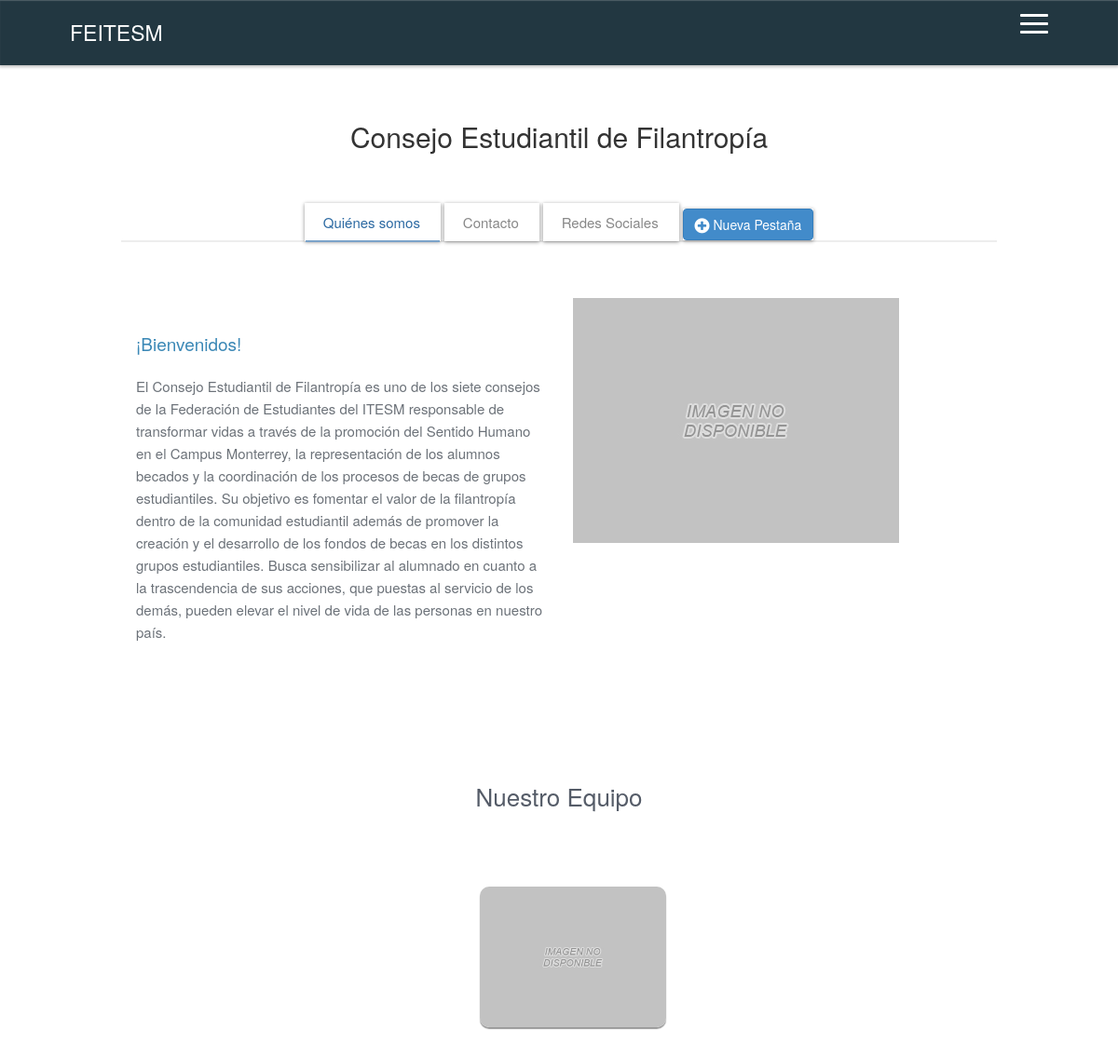
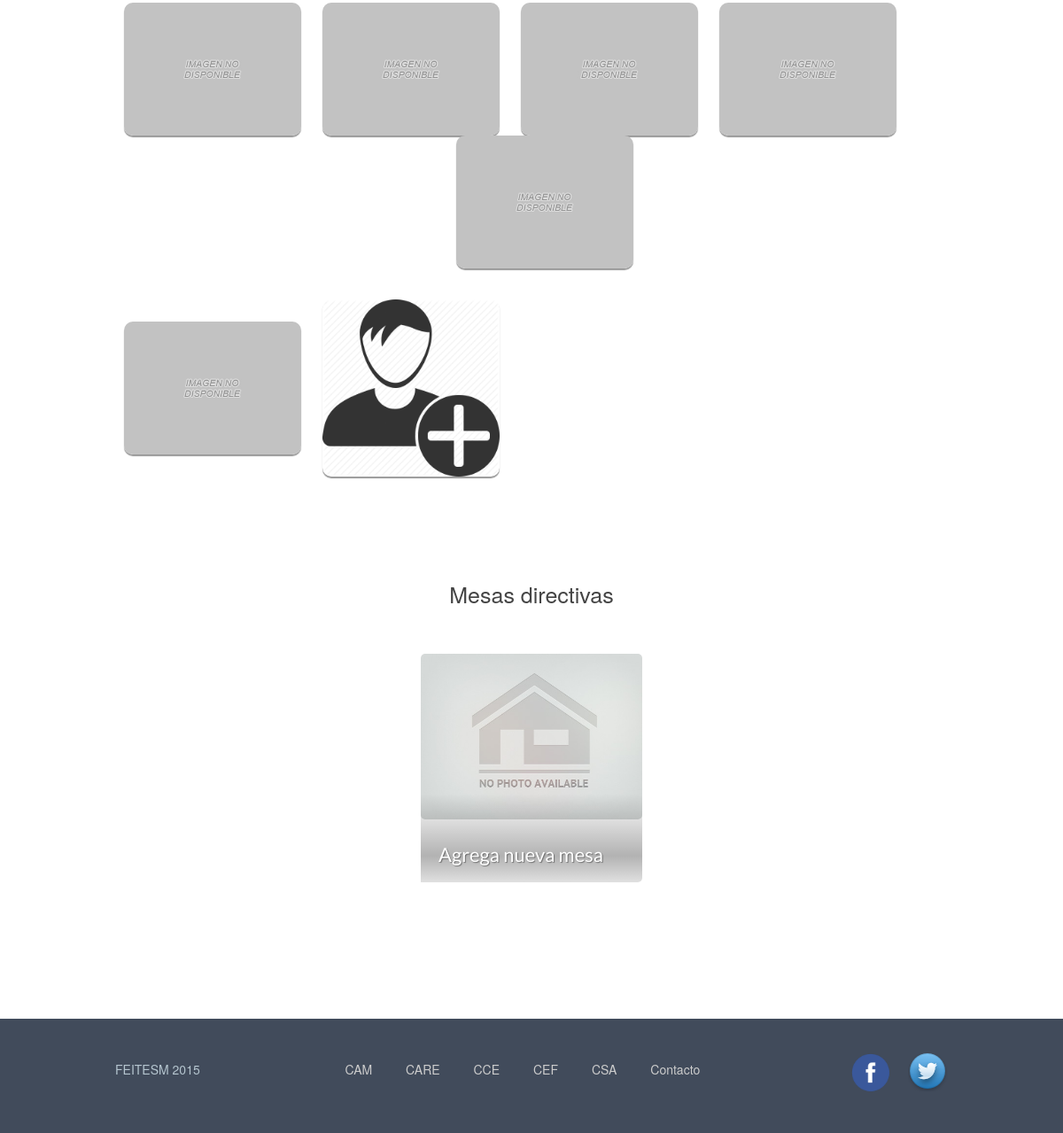
Page /CEF/cef.php on the committed database (2 pictures, top to bottom).
### tables this page shows
CREATE TABLE IF NOT EXISTS `organizacion` (
  `id_org` int(11) NOT NULL AUTO_INCREMENT,
  `siglas` varchar(30) NOT NULL,
  `nombre` varchar(100) NOT NULL,
  `descripcion` varchar(600) NOT NULL,
  `email_contacto` varchar(50) DEFAULT NULL,
  `logo_url` varchar(255) NOT NULL DEFAULT 'images\\organizaciones\\default.jpg',
  `facebook` varchar(255) DEFAULT NULL,
  `twitter` varchar(255) DEFAULT NULL,
  `instagram` varchar(255) DEFAULT NULL,
  `id_org_padre` int(11) DEFAULT NULL,
  PRIMARY KEY (`id_org`),
  UNIQUE KEY `siglas` (`siglas`)
);

CREATE TABLE IF NOT EXISTS `informacion` (
  `id_inf` int(11) NOT NULL AUTO_INCREMENT,
  `id_org` int(11) NOT NULL,
  `tabla_titulo` varchar(60) NOT NULL DEFAULT 'Nueva Tab',
  `titulo` varchar(50) DEFAULT 'Titulo',
  `contenido` varchar(1200) DEFAULT 'Contenido',
  `img_url` varchar(255) DEFAULT '/feitesm-website/images/default.jpg',
  `contacto` tinyint(1) NOT NULL,
  `redes` tinyint(1) NOT NULL,
  PRIMARY KEY (`id_inf`),
  KEY `org_deletion` (`id_org`)
);

CREATE TABLE IF NOT EXISTS `integrantes` (
  `id_int` int(11) NOT NULL AUTO_INCREMENT,
  `id_org` int(11) NOT NULL,
  `nombres` varchar(60) NOT NULL,
  `apellido_p` varchar(60) NOT NULL,
  `apellido_m` varchar(60) DEFAULT '',
  `cargo` varchar(255) DEFAULT NULL,
  `img_url` varchar(255) NOT NULL DEFAULT 'images\\personas\\default.png',
  PRIMARY KEY (`id_int`),
  KEY `Eliminar Integrantes` (`id_org`)
);

### classes/Database.php (called while the page is built, shortened)
<?php
class Database
{
	protected $mysqli;
	public function __construct()
	{
		$server = 'localhost';
		$user = 'root';
		$password = '';
		$databaseName = 'feitesm_website_db';
		$this->mysqli = new mysqli($server,$user,$password,$databaseName);
		mysqli_set_charset($this->mysqli,"utf8");
	}
	public function query($sql)
	{
		$sql2 = str_replace("\\","/",$sql);
		return $this->mysqli->query($sql2);
	}
	public function select($what,$from,$where)
	{
		$sql = "
			SELECT {$what}
			FROM {$from}
			WHERE {$where}
		";
		return $this->query($sql);
	}
}

### classes/Resources_Manager.php (called while the page is built, shortened)
<?php
class Resources_Manager
{
	protected $db;
	public function __construct(Database $db = null){
		$this->db = $db;
	}
	public function getOrgID($orgSign)
	{
		$what = "id_org";
		$from = "organizacion";
		$where = "siglas = '{$orgSign}'";
		$return = $this->db->select($what,$from,$where);
		if ($return) {
			$return = $return->fetch_assoc();
			return $return["id_org"];
		}
		return null;
	}
	public function getTabsInfo($orgSign)
	{
		$id_org = $this->getOrgID($orgSign);
		$what = "*";
		$from = "informacion";
		$where = "id_org = '{$id_org}'";
		return $this->db->select($what,$from,$where);
	}
	public function getStaffInfo($orgSign)
	{
		$id_org = $this->getOrgID($orgSign);
		$what = "*";
		$from = "integrantes";
		$where = "id_org = '{$id_org}'";
		return $this->db->select($what,$from,$where);
	}
	public function getOrgInfo($orgSign){
		$id_org = $this->getOrgID($orgSign);
		$what = "*";
		$from = "organizacion";
		$where = "id_org = '{$id_org}'";
		return $this->db->select($what,$from,$where)->fetch_assoc();
	}
	public function getOrgChilds($orgSign){
		$id_org = $this->getOrgID($orgSign);
		$what = "*";
		$from = "organizacion";
		$where = "id_org_padre = '{$id_org}'";
		return $this->db->select($what,$from,$where);
	}
}
?>

### classes/Google_Auth.php (called while the page is built, shortened)
<?php
class Google_Auth
{
	public function __construct(Database $db = null, Google_Client $googleClient = null)
	{
		$this->client = $googleClient;
	}
	public function isLoggedIn()
	{
		return true;
	}
}

### CEF/cef.php (the view, shortened to what this page needs)
<?php
	$db = new Database;
	$googleClient = new Google_Client();
	$auth = new Google_Auth($db,$googleClient);
	$client = new Resources_Manager(new Database);
	$orgSign = "cef";
	$thisOrg = $client->getOrgInfo($orgSign);
?>
<!DOCTYPE html>
<html>
<head>
	<link rel="stylesheet" type="text/css" href="../css/compiled/theme.css">
	<link rel="stylesheet" type="text/css" href="../css/vendor/font-awesome.css">
	<link rel="stylesheet" type="text/css" href="../css/vendor/animate.css">
	<link rel="stylesheet" type="text/css" href="../css/app.css">
</head>
<body id="features" >
	<div class="st-container">
		<?php include (__ROOT__.'/nav.php'); ?>
		<div class="st-pusher">
			<div class="st-content">
				<header class="navbar navbar-inverse normal" role="banner">
					<?php include (__ROOT__.'/header.php'); ?>
				</header>
				<div id="tabs">
					<div class="container">
						<div class="row header">
							<h2><?= $thisOrg['nombre'] ?></h2>
						</div>
						<?php
							$tabsInfo = $client->getTabsInfo($orgSign);
							if($tabsInfo->num_rows > 0 || $auth->isLoggedIn()) :
						?>
						<div class="row">
							<div class="col-md-12 tabs-wrapper">
								<ul class="nav nav-tabs">
									<?php
										while($row = $tabsInfo->fetch_assoc()):
									?>
									<li>
										<a class="tab_element" href="#Tab-<?=$row["id_inf"]?>" data-toggle="tab"> <?=$row["tabla_titulo"]?></a>
									</li>
									<?php
										endwhile;
										if($auth->isLoggedIn()):
									?>
									<li id="newTabButton">
											<button class="btn btn-large btn-primary" onclick="agregarTab()">
												<i class="fa fa-plus-circle fa-lg fa-align-center"></i>
												Nueva Pestaña
											</button>
										</li>
									<?php endif; ?>
								</ul>
								<div class="tab-content">
									<?php
										$tabsInfo = $client->getTabsInfo($orgSign);
										while($row = $tabsInfo->fetch_assoc()):
											if($row['contacto'] == 1):
									?>
									<div class="tab-pane fade" id="Tab-<?=$row["id_inf"]?>">
										<div class="col-md-12 message">
											<div id="contact-us">
												<div id="info-contact">
													<form role="form" id="contact-form" method="post" action="../php/secure_email_code.php">
														<div hidden>
															<p class="contacto">1</p>
															<p class="redes">0</p>
														</div>
														<div class="form-group">
															<label for="name">Nombre</label>
															<input type="text" name="name" class="form-control" id="name" />
															<input type="hidden" name= "to" id="to" value="<?= $thisOrg['email_contacto']?>"/>
															<input type="hidden" name= "pathRedireccion" id="to" value="/CEF/cef.php"/>
														</div>
														<div class="form-group">
															<label for="email">Correo electr&oacute;nico</label>
															<input type="email" name="email" class="form-control" id="email" />
														</div>
														<div class="form-group">
															<label for="subject">Asunto</label>
															<input type="text" name="subject" class="form-control" id="subject" />
														</div>
														<div class="form-group">
															<label for="message">Tu mensaje</label>
															<textarea name="message" class="form-control" id="message" rows="6"></textarea>
														</div>
														<div class="submit">
															<input type="submit" class="button button-small" value="Enviar" />
														</div>
													</form>
												</div>
											</div>
										</div>
									</div>
									<?php elseif($row['redes'] == 1):?>
									<div class="tab-pane fade in" id="Tab-<?=$row["id_inf"]?>">
										<div hidden>
											<p class="contacto">0</p>
											<p class="redes">1</p>
										</div>
										<div class="col-md-6 info">
											<h4>Redes sociales</h4>
											<p><span>Facebook:</span>
											<a href="<?= $thisOrg['facebook'] ?>" target="_blank">
												cefmty
											</a></p>
											<p><span>Instagram:</span>
											<a href="<?= $thisOrg['instagram'] ?>" target="_blank">
												cef_mty
											</a></p>
										</div>
										<div class="col-md-6 image">
											<img src="<?= $row["img_url"]?>" class="img-responsive" style="position: relative;top: 15px;" alt="picture3" />
										</div>
									</div>
									<?php else: ?>
									<div class="tab-pane fade in" id="Tab-<?=$row["id_inf"]?>">
										<div class="col-md-6 info">
											<h4 class ="titulo"><?=$row["titulo"]?></h4>
											<p class="contenido"><?=$row["contenido"]?></p>
										</div>
										<div class="col-md-6 image">
											<img src="<?=$row["img_url"]?>" class="img-responsive " alt="Foto" >
										</div>
									</div>
									<?php
										endif; endwhile;
									?>
								</div>
							</div>
						</div>
						<?php endif; ?>
					</div>
				</div>
				<?php
					$staffInfo = $client->getStaffInfo($orgSign);
					if($staffInfo->num_rows > 0 || $auth->isLoggedIn()):
						$cont = 0;
				?>
		  		<div class="container boxText">
		  			<div class="row header">
		  				<h3>Nuestro Equipo</h3>
		  			</div>
					<div id="about-us">
						<div id="info">
							<div class="container">
								<div class="row team">
									<?php
										while($row = $staffInfo->fetch_assoc()):
											if($cont == 0):
									?>
									<div class="col-md-12 team-row">
									<?php	endif; ?>
										<img rowN="<?=$cont?>" src="<?=$row['img_url']?>" data-toggle="tooltip" title="<?=$row['nombres']?> <?=$row['apellido_p']?> - <?=$row['cargo']?>" alt="<?=$row['cargo']?>"  />
									<?php	if($cont == 0): ?>
											</div>
									<?php
											endif;
										$cont = ($cont + 1) % 4;
										endwhile;
										if($auth->isLoggedIn()):
									?>
										<img rowN="<?=$cont?>" src="../images/personas/add.png" data-toggle="tooltip" title="Agrega nuevo integrante" alt="addNew"  />
									<?php
										endif;
									?>
								</div>
							</div>
						</div>
					</div>
				</div>
				<?php endif ?>
				<?php
					$orgInfo = $client->getOrgChilds($orgSign);
					if($orgInfo->num_rows > 0 || $auth->isLoggedIn()):
				?>
				<div id="showcase">
					<div class="container">
						<div class="row header">
							<h3>Mesas directivas</h3>
						</div>
						<div class="row">
							<div class="col-md-12 pics">
								<?php
									if($auth->isLoggedIn()):
								?>
								<div class="pic">
									<img src="../images/organizaciones/default.jpg" alt="añadir"  />
									<div class="bg nombre">
										<p>Agrega nueva mesa</p>
									</div>
								</div>
								<?php endif?>
							</div>
						</div>
					</div>
				</div>
				<?php endif ?>
				<?php include (__ROOT__.'\footer.php') ?>
			</div>
		</div>
	</div>
</body>
</html>

### css/app.css (style rules this page uses)
.boxy { box-shadow: 0px 1px 4px 0px rgba(0, 0, 0, 0.45), inset 0px 0px 1px 1px white; }
p , h1, h2, h3, h4, h5 { min-height: 10px; }
.boxText .header { text-align: center; }
.boxText .header h3 { font-size: 26px; color: #555C68; line-height: 25px; font-weight: 300; }
#tabs .tabs-wrapper .tab-content .tab-pane .info h4, #tabs .tabs-wrapper .tab-content .tab-pane .info p, #tabs .tabs-wrapper .tab-content .tab-pane .info img { margin: auto; padding: 1px; min-width: 100%; min-height: 20px; }

### rows in the picture
organizacion: id_org+nombre "Consejo Estudiantil de Filantropía"
informacion: tabla_titulo "Quiénes somos", titulo "¡Bienvenidos!", contenido "El Consejo Estudiantil de Filantropía es uno de los siete consejos de la Federación de Estudiantes del ITESM responsable de transformar vidas a través de la promoción del Sentido Humano en el Campus Monterrey, la representación de los alumnos becados y la coordinación de los procesos de becas de grupos estudiantiles. Su objetivo es fomentar el valor de la filantropía dentro de la comunidad estudiantil además de promover la creación y el desarrollo de los fondos de becas en los distintos grupos estudiantiles. Busca sensibilizar al alumnado en cuanto a la trascendencia de sus acciones, que puestas al servicio de los demás, pueden elevar el nivel de vida de las personas en nuestro país.", contacto 0 (drawn)
informacion: tabla_titulo "Contacto"
informacion: tabla_titulo "Redes Sociales"
